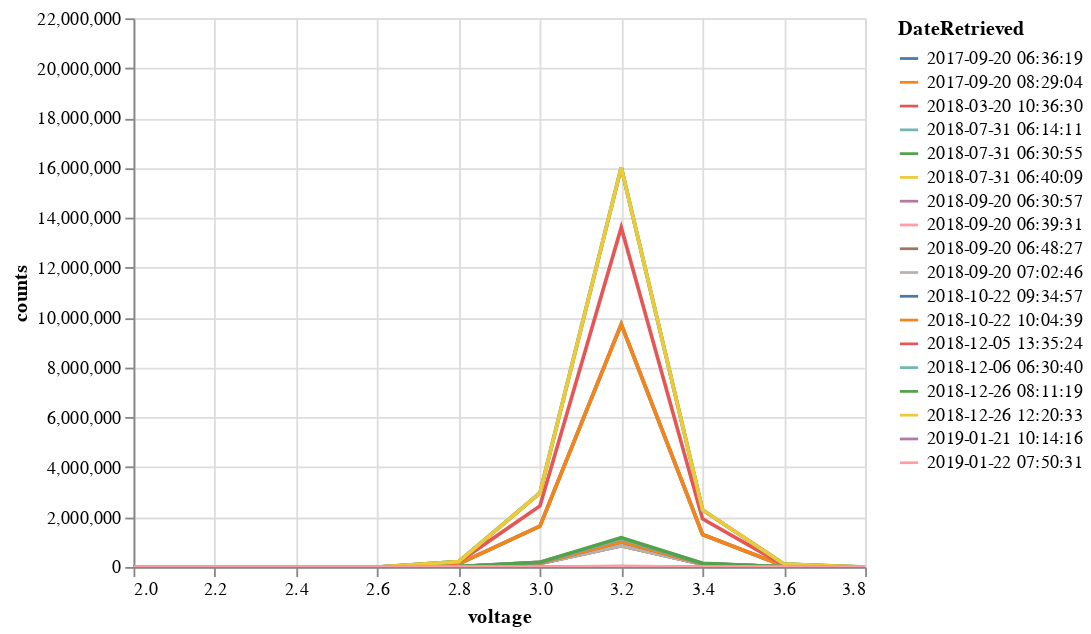

Notebook code cell kept with this figure:
### Markdown cell above
visualize_mod_time: This function uses the build_module_average_df output to visualize the distribution of time spent at each voltage in the voltage range for a given module. For example, running this function with the input of bus 1 and module 1 will return a graph with 12 plotted lines, one for each individual date in bus one, where the x axis is voltage and the y axis is time in seconds. A dropdown menu is available on the graph to select a specific date. The selected date will remain in color while the other dates will be rendered gray. The axes are also scalable by clicking and dragging and using your mouse scroll.

### Code cell
build_data_vis.visualize_mod_time(directory, 'bus_1/', 11)

### Figure 1 — Vega-Lite specification as saved in the notebook (floating-point values rounded to 4 significant figures; data arrays with more than 128 entries replaced by an {"elided": "..."} marker saying what was removed)
{"config": {"view": {"continuousWidth": 400, "continuousHeight": 300}}, "data": {"name": "data-2a2efdbc21c88feb3616bca63b33a4cf"}, "mark": "line", "encoding": {"color": {"condition": {"type": "nominal", "field": "DateRetrieved", "selection": " "}, "value": "lightgray"}, "tooltip": {"type": "nominal", "field": "Name"}, "x": {"type": "quantitative", "field": "voltage"}, "y": {"type": "quantitative", "field": "counts"}}, "selection": {"selector001": {"type": "interval", "bind": "scales"}, " ": {"type": "single", "fields": ["DateRetrieved"], "bind": {"input": "select", "options": ["2017-09-20 06:36:19", "2017-09-20 08:29:04", "2018-03-20 10:36:30", "2018-07-31 06:14:11", "2018-07-31 06:30:55", "2018-07-31 06:40:09", "2018-09-20 06:30:57", "2018-09-20 06:39:31", "2018-09-20 06:48:27", "2018-09-20 07:02:46", "2018-10-22 09:34:57", "2018-10-22 10:04:39", "2018-12-05 13:35:24", "2018-12-06 06:30:40", "2018-12-26 08:11:19", "2018-12-26 12:20:33", "2019-01-21 10:14:16", "2019-01-22 07:50:31"]}}}, "$schema": "https://vega.github.io/schema/vega-lite/v4.8.1.json", "datasets": {"data-2a2efdbc21c88feb3616bca63b33a4cf": {"elided": "234 records"}}}
